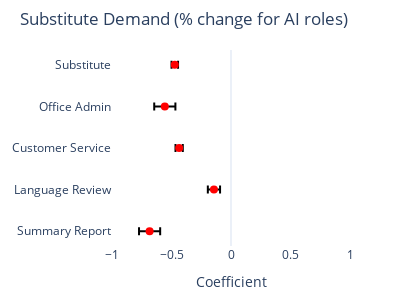

The notebook cell this image was saved under:
### Code cell
# get 95% confidence interval for a variable in a model
def get_conf(model, variable):
    return model.conf_int(alpha=.05).reset_index().groupby("index").get_group(variable)[1].values[0] -  model.params[variable]

def model_summary_plot(models, responses, regressors, title, salary_model=False):
    
    table = summary_col(
        [models[r] for r in responses],
        regressor_order=regressors,
        stars=True,
        float_format='%0.2f',
        info_dict={
            'N':lambda x: "{0:d}".format(int(x.nobs)),
            'R2':lambda x: "{:.2f}".format(x.rsquared)
        }
    )
    
    fig = go.Figure()
    for res in responses:
        fig.add_trace(
            go.Scatter(
                x=[models[res].params["AI" if not salary_model else res]],
                y=[display_names[res]],
                mode='markers',
                marker=dict(size=8, color='red'),
                error_x=dict(
                    type='data',
                    array=[get_conf(models[res], "AI" if not salary_model else res)],
                    visible=True,
                    color='black'
                ),
                showlegend=False
            )
        )
        
    # print(table.as_latex())
        
    fig.update_layout(
        title=title,
        xaxis_title="Coefficient",
        template="plotly_white",
        xaxis_showgrid=False,
        yaxis_showgrid=False,
        margin=dict(l=50, r=50, t=50, b=50),
        xaxis_range=[-.3, .3] if salary_model else [-1, 1],
        width=400,
        height=300
    )
    
    model_type = "salary" if salary_model else "logit"
    group = "substitute" if "SUMMARY_REPORT" in responses else "complement"
    fig.write_image(f"figures/{model_type}_coefficients_{group}.png", width=400, height=300, scale=2)
    
    fig.show()

    return table, \
        {k: m.params[k if salary_model else "AI"] for k, m in models.items()}, \
        {k: get_conf(m, k if salary_model else "AI") for k, m in models.items()}

sub_responses = ["SUMMARY_REPORT", "LANGUAGE_REVIEW", "CUSTOMER_SERVICE", "OFFICE_ADMIN", "SUBSTITUTE"]
sub_logit_table, sub_logit_coefs, sub_logit_confs = model_summary_plot(
    logit_models, 
    sub_responses, 
    ["AI", "MIN_YEARS_EXPERIENCE", "BODY_LENGTH"],
    "Substitute Demand (% change for AI roles)"
)
comp_responses = ["ANALYTICAL_THINKING", "DIGITAL_LITERACY", "RESILIENCE", "TECHNICAL_PROFICIENCY", "ETHICS", "WORKING_OTHERS", "SELF_EFFICIENCY", "COMPLEMENT"]
comp_logit_table, comp_logit_coefs, comp_logit_confs = model_summary_plot(
    logit_models, 
    comp_responses, 
    ["AI", "MIN_YEARS_EXPERIENCE", "BODY_LENGTH"], 
    "Complement Demand (% change for AI roles)"
)

### Figure 1 — Plotly figure (JSON) as saved in the notebook; plotly's stock layout.template omitted (floating-point values rounded to 4 significant figures)
{"data": [{"error_x": {"array": [0.0889], "color": "black", "type": "data", "visible": true}, "marker": {"color": "red", "size": 8}, "mode": "markers", "showlegend": false, "type": "scatter", "x": [-0.6841], "y": ["Summary Report"]}, {"error_x": {"array": [0.05139], "color": "black", "type": "data", "visible": true}, "marker": {"color": "red", "size": 8}, "mode": "markers", "showlegend": false, "type": "scatter", "x": [-0.1433], "y": ["Language Review"]}, {"error_x": {"array": [0.03064], "color": "black", "type": "data", "visible": true}, "marker": {"color": "red", "size": 8}, "mode": "markers", "showlegend": false, "type": "scatter", "x": [-0.4358], "y": ["Customer Service"]}, {"error_x": {"array": [0.08894], "color": "black", "type": "data", "visible": true}, "marker": {"color": "red", "size": 8}, "mode": "markers", "showlegend": false, "type": "scatter", "x": [-0.5562], "y": ["Office Admin"]}, {"error_x": {"array": [0.02744], "color": "black", "type": "data", "visible": true}, "marker": {"color": "red", "size": 8}, "mode": "markers", "showlegend": false, "type": "scatter", "x": [-0.4724], "y": ["Substitute"]}], "layout": {"height": 300, "margin": {"b": 50, "l": 50, "r": 50, "t": 50}, "title": {"text": "Substitute Demand (% change for AI roles)"}, "width": 400, "xaxis": {"range": [-1, 1], "showgrid": false, "title": {"text": "Coefficient"}}, "yaxis": {"showgrid": false}}}
